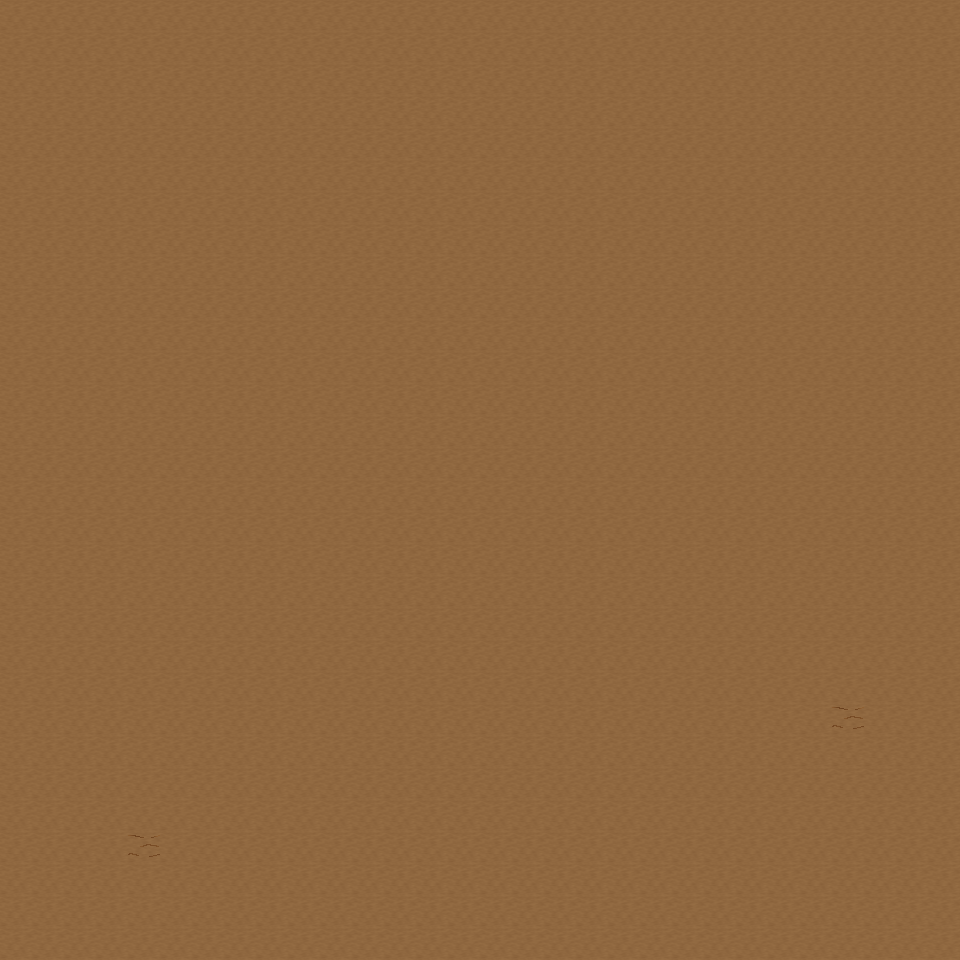

A level layout from a 2D game, rendered from its tile map. Below: a short description, then the map file with tile-grid data replaced by summaries:
An orthogonal 30x30 tile map with 32x32 px tiles, 6 tile layers (Ground, Object, Object2, Above, ...), 37 tilesets and 4 objects (4x mapExit).

<map version="1.0" orientation="orthogonal" renderorder="right-down" width="30" height="30" tilewidth="32" tileheight="32" nextobjectid="5">
  <tileset firstgid="1" name="tileset_ground_ground" tilewidth="32" tileheight="32" tilecount="33" columns="3">
    <image source="../drawable/tileset_ground_ground.png" width="96" height="352" />
  </tileset>
  <tileset firstgid="34" name="tileset_ground_ridge_earth_dark" tilewidth="32" tileheight="32" tilecount="96" columns="12">
    <image source="../drawable/tileset_ground_ridge_earth_dark.png" width="384" height="256" />
  </tileset>
  <tileset firstgid="130" name="tileset_logic_collision" tilewidth="32" tileheight="32" tilecount="1" columns="1">
    <image source="../drawable/tileset_logic_collision.png" width="32" height="32" />
  </tileset>
  <tileset firstgid="131" name="tileset_logic_portal" tilewidth="32" tileheight="32" tilecount="24" columns="8">
    <image source="../drawable/tileset_logic_portal.png" width="256" height="96" />
  </tileset>
  <tileset firstgid="155" name="tileset_building_fence_fence_chunky" tilewidth="32" tileheight="32" tilecount="21" columns="3">
    <image source="../drawable/tileset_building_fence_fence_chunky.png" width="96" height="224" />
  </tileset>
  <tileset firstgid="176" name="tileset_item_statue_girl_with_bird" tilewidth="32" tileheight="32" tilecount="12" columns="4">
    <image source="../drawable/tileset_item_statue_girl_with_bird.png" width="128" height="96" />
  </tileset>
  <tileset firstgid="188" name="tileset_plant_bush_hosta" tilewidth="32" tileheight="32" tilecount="9" columns="3">
    <image source="../drawable/tileset_plant_bush_hosta.png" width="96" height="96" />
  </tileset>
  <tileset firstgid="197" name="tileset_logic_item_sheepfood" tilewidth="32" tileheight="32" tilecount="1" columns="1">
    <image source="../drawable/tileset_logic_item_sheepfood.png" width="32" height="32" />
  </tileset>
  <tileset firstgid="198" name="tileset_ground_rock_rocks_3" tilewidth="32" tileheight="32" tilecount="16" columns="4">
    <image source="../drawable/tileset_ground_rock_rocks_3.png" width="128" height="128" />
  </tileset>
  <tileset firstgid="214" name="tileset_item_statue_crystal_statues" tilewidth="32" tileheight="32" tilecount="12" columns="6">
    <image source="../drawable/tileset_item_statue_crystal_statues.png" width="192" height="64" />
  </tileset>
  <tileset firstgid="226" name="tileset_plant_tree_maple_tree" tilewidth="32" tileheight="32" tilecount="72" columns="8">
    <image source="../drawable/tileset_plant_tree_maple_tree.png" width="256" height="288" />
  </tileset>
  <tileset firstgid="298" name="tileset_plant_stump_small_stump" tilewidth="32" tileheight="32" tilecount="4" columns="2">
    <image source="../drawable/tileset_plant_stump_small_stump.png" width="64" height="64" />
  </tileset>
  <tileset firstgid="302" name="tileset_item_statue_plants_potted_stone" tilewidth="32" tileheight="32" tilecount="6" columns="3">
    <image source="../drawable/tileset_item_statue_plants_potted_stone.png" width="96" height="64" />
  </tileset>
  <tileset firstgid="308" name="tileset_logic_creature_sheep" tilewidth="32" tileheight="32" tilecount="1" columns="1">
    <image source="../drawable/tileset_logic_creature_sheep.png" width="32" height="32" />
  </tileset>
  <tileset firstgid="309" name="tileset_furniture_chair_bench_white" tilewidth="32" tileheight="32" tilecount="8" columns="2">
    <image source="../drawable/tileset_furniture_chair_bench_white.png" width="64" height="128" />
  </tileset>
  <tileset firstgid="317" name="tileset_furniture_sink_dark_side_on" tilewidth="32" tileheight="32" tilecount="6" columns="3">
    <image source="../drawable/tileset_furniture_sink_dark_side_on.png" width="96" height="64" />
  </tileset>
  <tileset firstgid="323" name="tileset_object_birds" tilewidth="32" tileheight="32" tilecount="4" columns="2">
    <image source="../drawable/tileset_object_birds.png" width="64" height="64" />
  </tileset>
  <tileset firstgid="327" name="tileset_logic_creature_animal" tilewidth="32" tileheight="32" tilecount="32" columns="8">
    <image source="../drawable/tileset_logic_creature_animal.png" width="256" height="128" />
  </tileset>
  <tileset firstgid="359" name="tileset_ground_earth_edges" tilewidth="32" tileheight="32" tilecount="18" columns="6">
    <image source="../drawable/tileset_ground_earth_edges.png" width="192" height="96" />
  </tileset>
  <tileset firstgid="377" name="tileset_ground_grass_corners" tilewidth="32" tileheight="32" tilecount="24" columns="6">
    <image source="../drawable/tileset_ground_grass_corners.png" width="192" height="128" />
  </tileset>
  <tileset firstgid="401" name="tileset_building_stairs_stairs_grey" tilewidth="32" tileheight="32" tilecount="6" columns="3">
    <image source="../drawable/tileset_building_stairs_stairs_grey.png" width="96" height="64" />
  </tileset>
  <tileset firstgid="407" name="tileset_logic_creature_ent" tilewidth="32" tileheight="32" tilecount="4" columns="4">
    <image source="../drawable/tileset_logic_creature_ent.png" width="128" height="32" />
  </tileset>
  <tileset firstgid="411" name="tileset_plant_tree_pine_tree" tilewidth="32" tileheight="32" tilecount="20" columns="4">
    <image source="../drawable/tileset_plant_tree_pine_tree.png" width="128" height="160" />
  </tileset>
  <tileset firstgid="431" name="tileset_plant_tree_oak_tree" tilewidth="32" tileheight="32" tilecount="20" columns="4">
    <image source="../drawable/tileset_plant_tree_oak_tree.png" width="128" height="160" />
  </tileset>
  <tileset firstgid="451" name="tileset_plant_tree_chestnut_tree" tilewidth="32" tileheight="32" tilecount="20" columns="4">
    <image source="../drawable/tileset_plant_tree_chestnut_tree.png" width="128" height="160" />
  </tileset>
  <tileset firstgid="471" name="tileset_building_thatched_roof_cottage1" tilewidth="32" tileheight="32" tilecount="20" columns="4">
    <image source="../drawable/tileset_building_thatched_roof_cottage1.png" width="128" height="160" />
  </tileset>
  <tileset firstgid="491" name="tileset_building_thatched_roof_cottage2" tilewidth="32" tileheight="32" tilecount="20" columns="4">
    <image source="../drawable/tileset_building_thatched_roof_cottage2.png" width="128" height="160" />
  </tileset>
  <tileset firstgid="511" name="tileset_logic_item_vegetable" tilewidth="32" tileheight="32" tilecount="16" columns="8">
    <image source="../drawable/tileset_logic_item_vegetable.png" width="256" height="64" />
  </tileset>
  <tileset firstgid="527" name="tileset_object_well" tilewidth="32" tileheight="32" tilecount="4" columns="2">
    <image source="../drawable/tileset_object_well.png" width="64" height="64" />
  </tileset>
  <tileset firstgid="531" name="tileset_plant_flower_flower_bed_1" tilewidth="32" tileheight="32" tilecount="35" columns="7">
    <image source="../drawable/tileset_plant_flower_flower_bed_1.png" width="224" height="160" />
  </tileset>
  <tileset firstgid="566" name="tileset_plant_flower_small_flower_bed" tilewidth="32" tileheight="32" tilecount="12" columns="3">
    <image source="../drawable/tileset_plant_flower_small_flower_bed.png" width="96" height="128" />
  </tileset>
  <tileset firstgid="578" name="tileset_plant_flower_small_flower_bed_2" tilewidth="32" tileheight="32" tilecount="12" columns="3">
    <image source="../drawable/tileset_plant_flower_small_flower_bed_2.png" width="96" height="128" />
  </tileset>
  <tileset firstgid="590" name="tileset_plant_flower_foxgloves" tilewidth="32" tileheight="32" tilecount="4" columns="2">
    <image source="../drawable/tileset_plant_flower_foxgloves.png" width="64" height="64" />
  </tileset>
  <tileset firstgid="594" name="tileset_plant_flower_hothouse_flowers" tilewidth="32" tileheight="32" tilecount="72" columns="6">
    <image source="../drawable/tileset_plant_flower_hothouse_flowers.png" width="192" height="384" />
  </tileset>
  <tileset firstgid="666" name="tileset_plant_bush_bush_mult_colored" tilewidth="32" tileheight="32" tilecount="6" columns="3">
    <image source="../drawable/tileset_plant_bush_bush_mult_colored.png" width="96" height="64" />
  </tileset>
  <tileset firstgid="672" name="tileset_object_ents" tilewidth="32" tileheight="32" tilecount="50" columns="5">
    <image source="../drawable/tileset_object_ents.png" width="160" height="320" />
  </tileset>
  <tileset firstgid="722" name="tileset_ground_green_paving" tilewidth="32" tileheight="32" tilecount="18" columns="3">
    <image source="../drawable/tileset_ground_green_paving.png" width="96" height="192" />
  </tileset>
  <layer name="Ground" width="30" height="30">
    <data>[900 cells, 900 non-empty, 1 distinct tile ids]</data>
  </layer>
  <layer name="Object" width="30" height="30">
    <data>[900 cells, 2 non-empty, 1 distinct tile ids]</data>
  </layer>
  <layer name="Object2" width="30" height="30">
    <data>[900 cells, 0 non-empty, 0 distinct tile ids]</data>
  </layer>
  <layer name="Above" width="30" height="30">
    <data>[900 cells, 0 non-empty, 0 distinct tile ids]</data>
  </layer>
  <layer name="Above2" width="30" height="30">
    <data>[900 cells, 0 non-empty, 0 distinct tile ids]</data>
  </layer>
  <layer name="Walkable" width="30" height="30">
    <data>[900 cells, 0 non-empty, 0 distinct tile ids]</data>
  </layer>
  <objectgroup name="MapEvents">
    <object id="1" name="north" type="mapExit" x="0" y="0" width="960" height="32">
      <properties>
        <property name="map" value="level_0_x190_y9" />
        <property name="x" value="0" />
        <property name="y" value="28" />
      </properties>
    </object>
    <object id="2" name="south" type="mapExit" x="0" y="928" width="960" height="32">
      <properties>
        <property name="map" value="level_0_x190_y11" />
        <property name="x" value="0" />
        <property name="y" value="1" />
      </properties>
    </object>
    <object id="3" name="west" type="mapExit" x="0" y="0" width="32" height="960">
      <properties>
        <property name="map" value="level_0_x189_y10" />
        <property name="x" value="28" />
        <property name="y" value="0" />
      </properties>
    </object>
    <object id="4" name="east" type="mapExit" x="928" y="0" width="32" height="960">
      <properties>
        <property name="map" value="level_0_x191_y10" />
        <property name="x" value="1" />
        <property name="y" value="0" />
      </properties>
    </object>
  </objectgroup>
</map>
